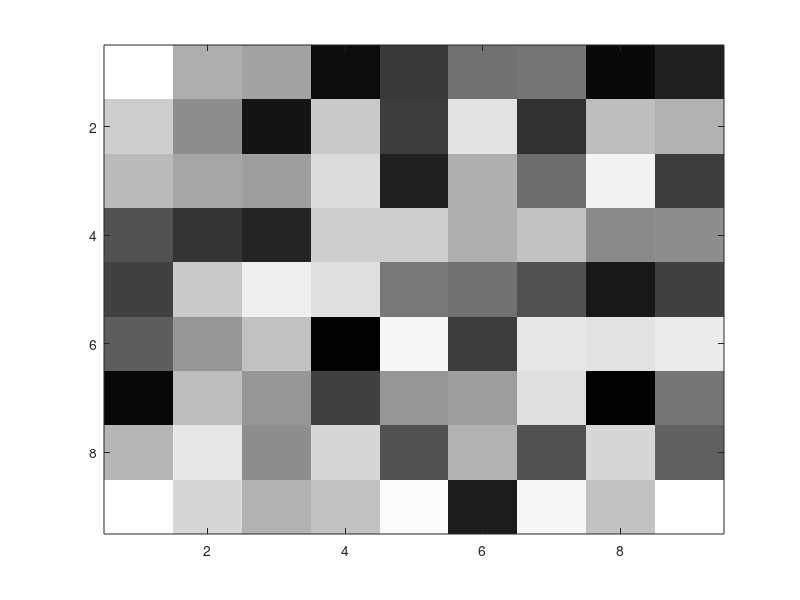

Here is the MATLAB script that generated this plot: (Note: this script raises an error after producing the figure.)
clear
clc
n = 9;
%x = testmat(n)';
x = rand(n);
figure('name','original x');
imagesc(x)
%imagesc(x(:))
colormap gray
fprintf('original matrix x:\r')
%disp(x)
[W,p,~] = build7(x,0:18:179);
fprintf('weighting factor matrix W:\r')
%disp(W)
fprintf('p:\r')
%disp(p)
x_sol = lsqr(W,p,1e-6,1000);
%x_sol = myart_solve(W,p,1000);
y = reshape(x_sol,[n n]);
fprintf('solution y:\r')
%disp(y)
figure('name','solution(lsqr)');
imagesc(y)
%imagesc(y(:))
colormap gray
diff_var = var(x(:)-y(:));
fprintf('\nVariance: %f\r',diff_var);
